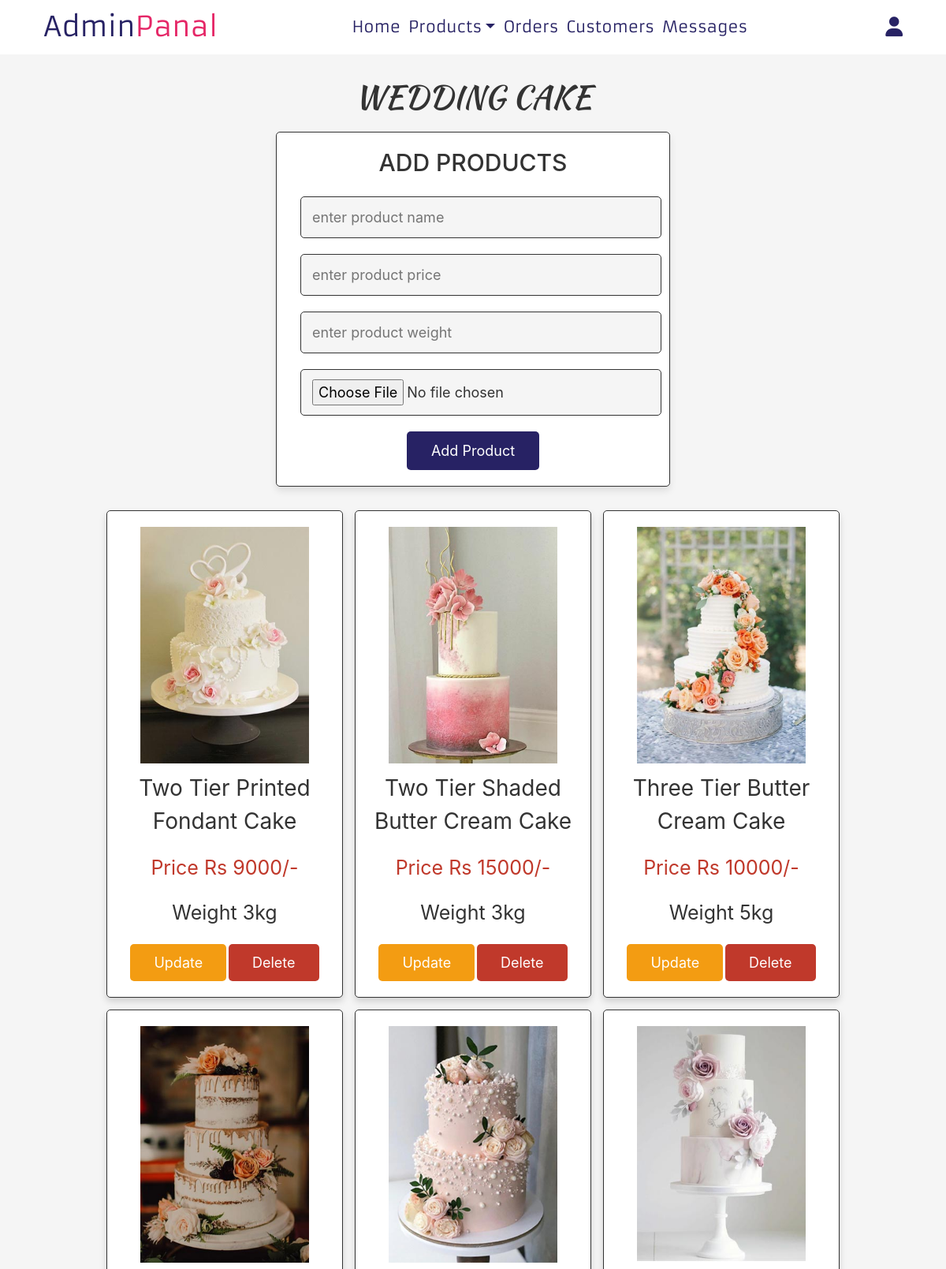
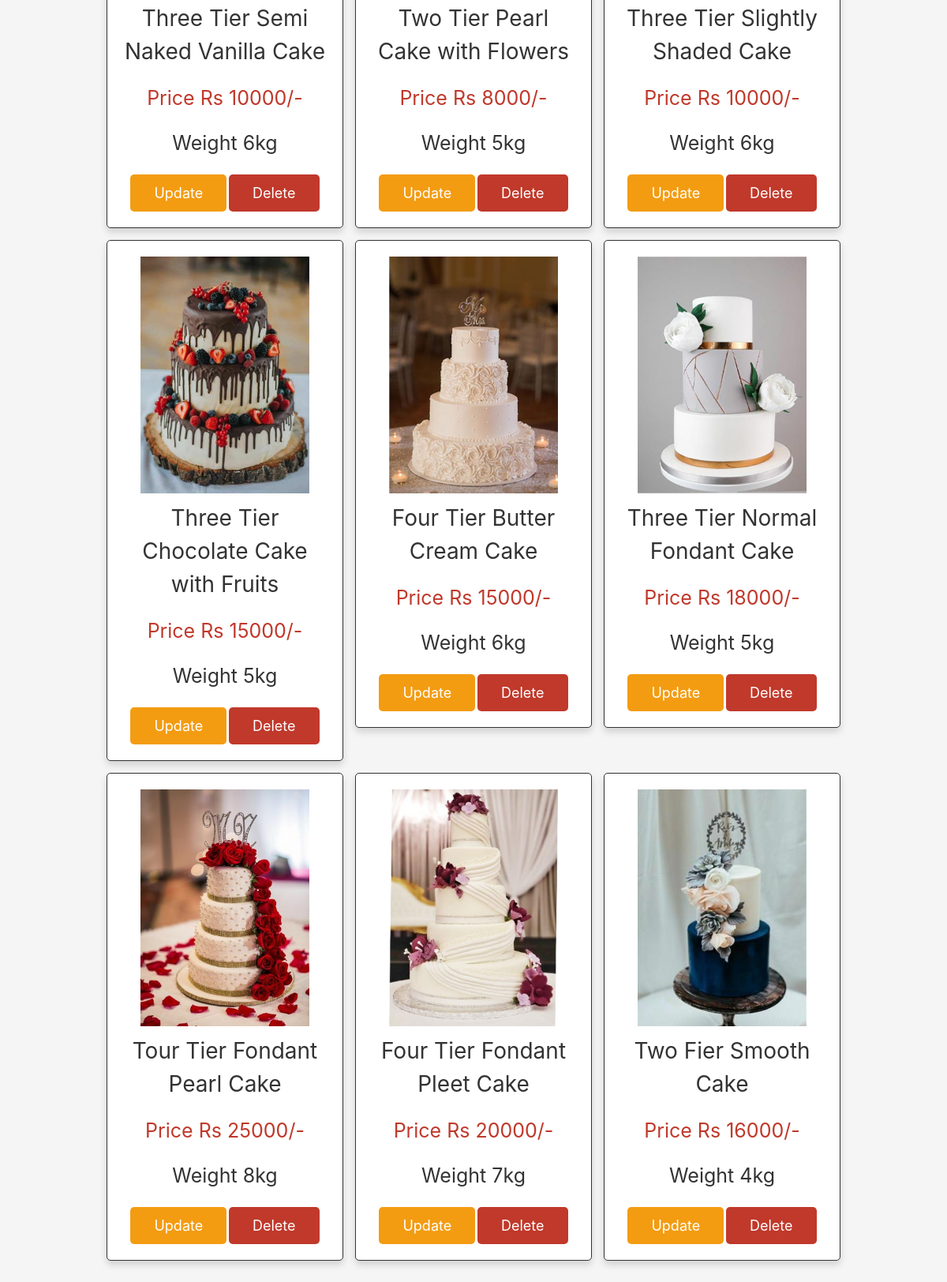
Screenshot of /Cake/Admin/wedding-cake.php (signed in) with the database file from the repository (2 pictures, top to bottom).
### tables this page shows
CREATE TABLE `wedding` (
  `id` int(100) NOT NULL,
  `name` varchar(100) NOT NULL,
  `price` int(100) NOT NULL,
  `image` varchar(100) NOT NULL,
  `weight` int(100) NOT NULL
);

### Cake/Admin/wedding-cake.php (the view, shortened to what this page needs)
<?php
$conn = mysqli_connect('localhost', 'root', '', 'cake') or die('connection failed');
?>
<!DOCTYPE html>
<html lang="en">
<head>
<link href="../bootstrap/css/bootstrap.min.css" rel="stylesheet" >
<link href="source/css/admin_style.css" rel="stylesheet">
</head>
<body>
<?php
    include 'nav/admin_nav.php'
?>
<section class="add-products">
    <h1 class="title">wedding cake</h1>
    <form action="" method="POST" enctype="multipart/form-data">
        <h3>add products</h3>
        <input type="text" name="name" class="box" placeholder="enter product name" required>
        <input type="number" name="price" min="0" class="box" placeholder="enter product price" required>
        <input type="number" name="weight" min="0" class="box" placeholder="enter product weight" required>
        <input type="file" name="image" accept="image/jpg, image/jpeg, image/png" class="box" required>
        <input type="submit" value="add product" name="add_products" class="btn">
    </form>
</section>
<section class="show-products">
    <div class="box-container">
        <?php
            $query_img = "SELECT * FROM wedding";
            $select_products = mysqli_query($conn, $query_img);
            if(mysqli_num_rows($select_products) > 0){
                while($fetch_products = mysqli_fetch_assoc($select_products)){
        ?>
        <div class="box shadow">
            <img src="uploarded_img/<?php echo $fetch_products['image']; ?>" alt="">
            <div class="name"><?php echo $fetch_products['name']; ?></div>
            <div class="price">Price Rs <?php echo $fetch_products['price']; ?>/-</div>
            <div class="weight">Weight <?php echo $fetch_products['weight']; ?>kg</div>
            <a href="wedding-cake.php?update=<?php echo $fetch_products['id']; ?>" class="option-btn">update</a>
            <a href="wedding-cake.php?delete=<?php echo $fetch_products['id']; ?>" class="delete-btn" onclick="return confirm('Delete this product?');">delete</a>
        </div>
        <?php
        }
            }else{
                echo '<p class="empty">no product added yet!</p>';
            }
        ?>
    </div>
</section>
</body>
</html>

### Cake/Admin/source/css/admin_style.css (style rules this page uses)
:root { --pink: #E52767; --red: #c0392b; --orange: #f39c12; --black: #333; --white: #fff; --light-color: #666; --light-white: #ccc; --light-bg: #f5f5f5; --border: .1rem solid var(--black); --box-shedow: 0 .5rem 1rem rgba(0,0,0,.1); }
html { font-size: 62.5%; overflow-x: hidden; }
body { background-color: var(--light-bg); }
section { padding: 3rem 2rem; }
.title { text-align: center; margin-bottom: 2rem; text-transform: uppercase; color: var(--black); font-size: 4rem; font-family: 'kaushan_scriptregular'; }
.btn, .option-btn, .delete-btn, .white-btn { display: inline-block; margin-top: 1rem; padding: 1rem 3rem; cursor: pointer; color: var(--white); font-size: 1.8rem; border-radius: .5rem; text-transform: capitalize; }
.btn { background-color: #272264; }
.option-btn { background-color: var(--orange); }
.delete-btn { background-color: var(--red); }
.add-products form { background-color: var(--white); border-radius: .5rem; padding: 2rem; text-align: center; box-shadow: var(--box-shedow); border: var(--border); max-width: 50rem; margin: 0 auto; }
.add-products form h3 { font-size: 30px; text-transform: uppercase; color: var(--black); margin-bottom: 1.5rem; }
.add-products form .box { width: 100%; background-color: var(--light-bg); border-radius: .5rem; margin: 1rem; padding: 1.2rem 1.4rem; color: var(--black); font-size: 1.8rem; border: var(--border); }
.show-products { padding-top: 0; }
.show-products .box-container { display: grid; grid-template-columns: repeat(auto-fit, 30rem); justify-content: center; gap: 1.5rem; max-width: 1200px; margin: 0 auto; align-items: flex-start; }
.show-products .box-container .box { text-align: center; padding: 2rem; border-radius: .5rem; border: var(--border); box-shadow: var(--box-shedow); background-color: var(--white); }
.show-products .box-container .box img { height: 30rem; }
.show-products .box-container .box .name { padding: 1rem 0; font-size: 28px; color: var(--black); }
.show-products .box-container .box .price { padding: 1rem 0; font-size: 2.5rem; color: var(--red); }
.show-products .box-container .box .weight { padding: 1rem 0; font-size: 2.5rem; color: var(--black); }

### rows the page displays
wedding: image (picture), name "Two Tier Printed Fondant Cake", price "9000", weight "3"
wedding: image (picture), name "Two Tier Shaded Butter Cream Cake", price "15000", weight "3"
wedding: image (picture), name "Three Tier Butter Cream Cake", price "10000", weight "5"
wedding: image (picture), name "Three Tier Semi Naked Vanilla Cake", price "10000", weight "6"
wedding: image (picture), name "Two Tier Pearl Cake with Flowers", price "8000", weight "5"
wedding: image (picture), name "Three Tier Slightly Shaded Cake", price "10000", weight "6"
wedding: image (picture), name "Three Tier Chocolate Cake with Fruits", price "15000", weight "5"
wedding: image (picture), name "Four Tier Butter Cream Cake", price "15000", weight "6"
wedding: image (picture), name "Three Tier Normal Fondant Cake", price "18000", weight "5"
wedding: image (picture), name "Tour Tier Fondant Pearl Cake", price "25000", weight "8"
wedding: image (picture), name "Four Tier Fondant Pleet Cake", price "20000", weight "7"
wedding: image (picture), name "Two Fier Smooth Cake", price "16000", weight "4"
